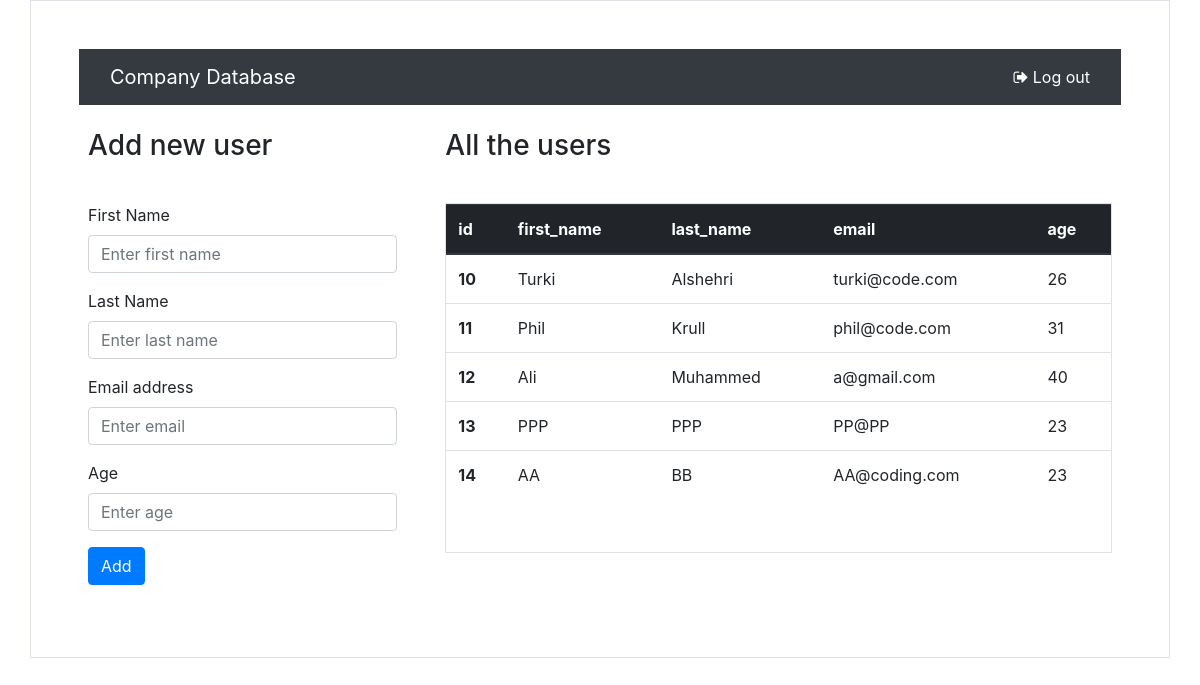
The page /show on the database its author committed.
### app_one/models.py (models this page shows)
class User(models.Model):
    first_name = models.CharField(max_length=45)
    last_name = models.CharField(max_length=45)
    email = models.CharField(max_length=45)
    age = models.IntegerField()

### app_one/views.py (the view)
# urls.py: path('show', views.show)
def show(request):
    context = {
        'users' : User.objects.all()
    }
    return render(request,'table.html', context)

### app_one/templates/table.html (shortened to what this page needs)
<!DOCTYPE html>
<html lang="en" dir="ltr">
  <head>
    <link rel="stylesheet" href="https://maxcdn.bootstrapcdn.com/bootstrap/4.0.0/css/bootstrap.min.css">
    <link rel="stylesheet" href="https://maxcdn.bootstrapcdn.com/font-awesome/4.4.0/css/font-awesome.min.css">
  </head>
  <body>
    <div class="container border p-5">
      <div class="row">
        <div class="col-sm-12">
            <nav class="navbar navbar-dark bg-dark">
              <div class="container-fluid">
                <div class="navbar-header">
                  <a class="navbar-brand" href="#">Company Database</a>
                </div>
                <ul class="nav navbar-nav navbar-right">
                  <li><a style="color:white" href="#"><span class="fa fa-sign-out"></span> Log out</a></li>
                </ul>
              </div>
            </nav>
        </div>
      </div>
      <div class="row">
        <div class="col-sm-4 mx-auto  p-4">
          <h3 style="margin-bottom:40px">Add new user</h3>
          <form action="/add_user" method="post">
            <div class="form-group">
              <label for="first_name">First Name</label>
              <input type="text" class="form-control" placeholder="Enter first name" name="first_name">
            </div>
            <div class="form-group">
              <label for="last_name">Last Name</label>
              <input type="text" class="form-control" placeholder="Enter last name" name="last_name">
            </div>
            <div class="form-group">
              <label for="email">Email address</label>
              <input type="email" class="form-control" placeholder="Enter email" name="email">
            </div>
            <div class="form-group">
              <label for="age">Age</label>
              <input type="text" class="form-control" placeholder="Enter age" name="age">
            </div>
            <button type="submit" class="btn btn-primary">Add</button>
          </form>
        </div>
        <div class="col-sm-8 mx-auto  p-4">
          <h3 style="margin-bottom:40px">All the users</h3>
          <div class="table-responsive border" style="height:350px">
            <table class="table table-hover">
              <thead class="thead-dark">
                <tr>
                  <th scope="col" style="position: sticky; top: 0">id</th>
                  <th scope="col" style="position: sticky; top: 0">first_name</th>
                  <th scope="col" style="position: sticky; top: 0">last_name</th>
                  <th scope="col" style="position: sticky; top: 0">email</th>
                  <th scope="col" style="position: sticky; top: 0">age</th>
                </tr>
              </thead>
              <tbody>
                {% for user in users %}
                  <tr>
                    <th scope="row">{{user.id}}</th>
                    <td>{{user.first_name}}</td>
                    <td>{{user.last_name}}</td>
                    <td>{{user.email}}</td>
                    <td>{{user.age}}</td>
                  </tr>
                {% endfor %}
              </tbody>
            </table>
          </div>
        </div>
      </div>
    </div>
  </body>
</html>

### rows shown on the page
User: id "10", first_name "Turki", last_name "Alshehri", email "turki@code.com", age "26"
User: id "11", first_name "Phil", last_name "Krull", email "phil@code.com", age "31"
User: id "12", first_name "Ali", last_name "Muhammed", email "a@gmail.com", age "40"
User: id "13", first_name "PPP", last_name "PPP", email "PP@PP", age "23"
User: id "14", first_name "AA", last_name "BB", email "AA@coding.com", age "23"
